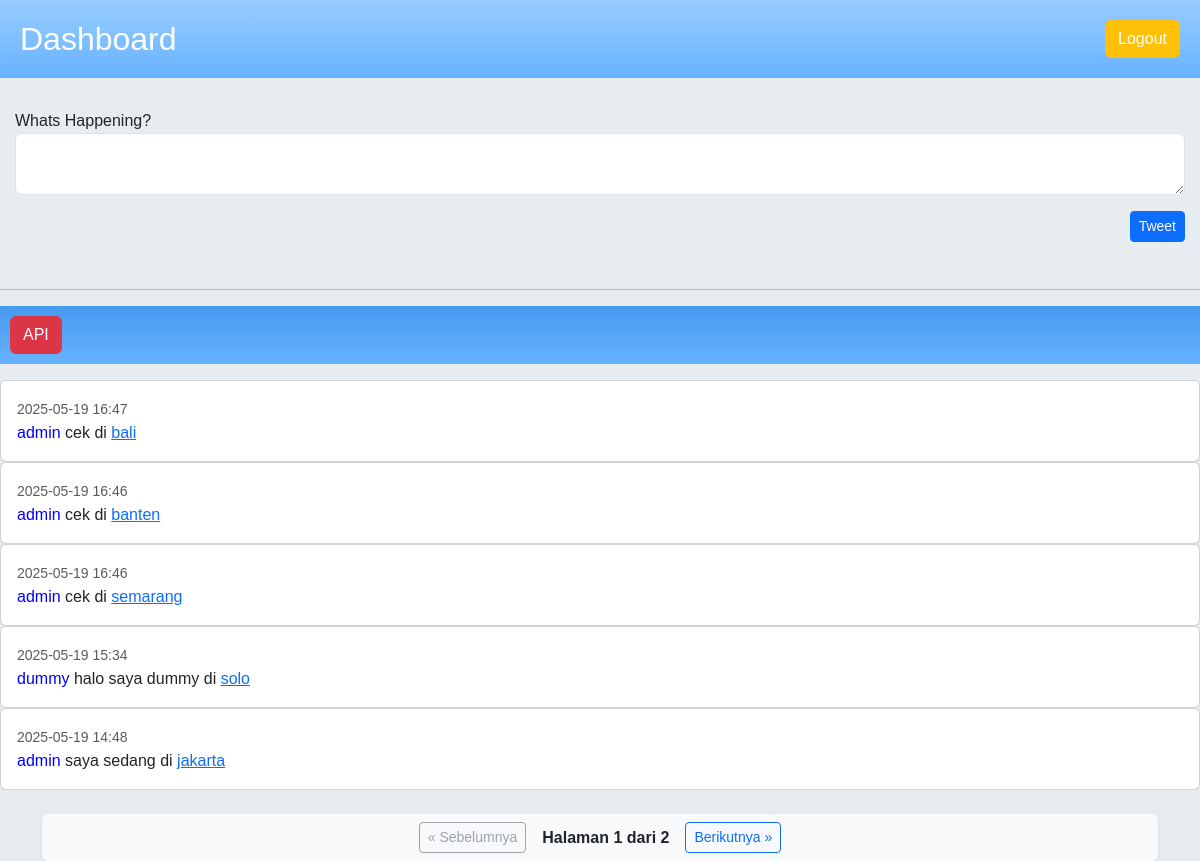
Before: /dashboard (signed in) with the older database file.
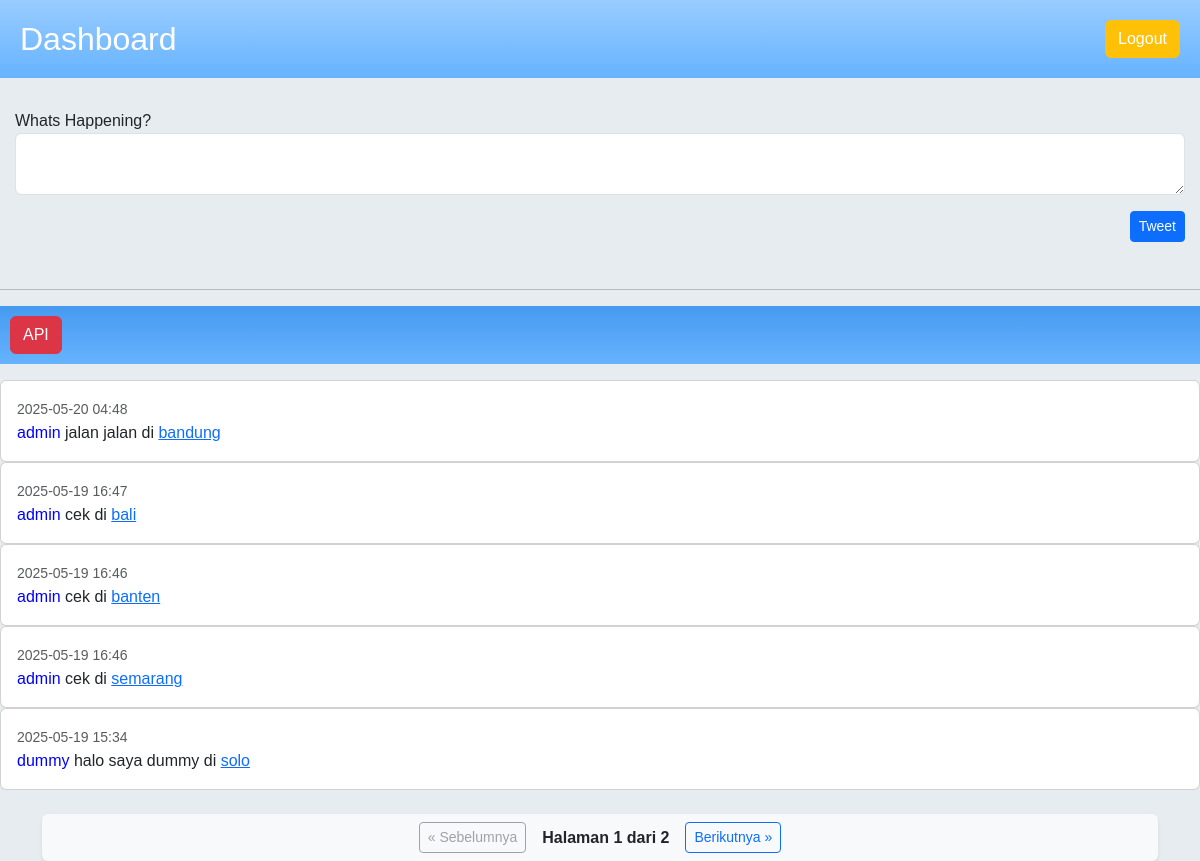
After: the same page with the newer database file.
### dashboard/models.py (models this page shows, shortened)
class Post(models.Model):
    user = models.ForeignKey(User, on_delete=models.CASCADE)
    message = models.CharField(max_length=140)
    location = models.CharField(max_length=255)
    latitude = models.FloatField(null=True, blank=True)
    longitude = models.FloatField(null=True, blank=True)
    created_at = models.DateTimeField(auto_now_add=True)

### dashboard/views.py (the view)
# urls.py: path('', views.dashboard_view, name='dashboard'),
@login_required
def dashboard_view(request):
    posts = Post.objects.all().order_by('-created_at')
    paginator = Paginator(posts, 5)
    page = request.GET.get('page')
    posts = paginator.get_page(page)
    if request.method == 'POST':
        form = PostForm(request.POST)
        if form.is_valid():
            post = form.save(commit=False)
            post.user = request.user
            post.save()
            return redirect('dashboard:dashboard')
    else:
        form = PostForm()
    return render(request, 'dashboard_app/dashboard.html', {'posts': posts, 'form': form})

### dashboard/forms.py
class PostForm(forms.ModelForm):
    class Meta:
        model = Post
        fields = ['message', 'latitude', 'longitude']
        labels = {
            'message': 'Whats Happening?',
        }
        widgets = {
            'message': forms.Textarea(attrs={'rows': 2,'class':'form-control'}),
            'latitude': forms.HiddenInput(attrs={'id': 'id_latitude'}),
            'longitude': forms.HiddenInput(attrs={'id': 'id_longitude'}),
        }

### dashboard/templatetags/post_tags.py (called while the page is built)
@register.filter
def linkify_location(message, post_id):
    match = re.search(r'\bdi\s+([A-Za-z\s]+)', message)
    if match:
        location = match.group(1).strip()
        link = f'<a href="/peta/{post_id}/">{location}</a>'
        new_message = message.replace(location, link)
        return mark_safe(new_message)
    return message

### templates/dashboard_app/dashboard.html (shortened to what this page needs)
{% load post_tags %}
{% load static %}
<!DOCTYPE html>
<html>
<head>
  <link rel="stylesheet" href="{% static 'bootstrap/css/bootstrap.min.css' %}">
</head>
<body>
{% block content %}
<div class="twitter-header d-flex justify-content-between align-items-center mb-3">
  <h2 class="mb-0"><a href="dashboard">Dashboard</a></h2>
  <a href="/logout/" class="btn btn-warning">Logout</a>
</div>
<div class="post mb-3">
  <form method="post">
    {{ form.as_p }}
      <div class="text-end">
        <button type="submit" class="btn btn-primary btn-sm mb-3">Tweet</button>
      </div>
  </form>
</div>
<hr>
<div class="twitter-menu d-flex justify-content-between mb-3"><a href="/api/" class="btn btn-danger">API</a></div>
{% for post in posts %}
  <div class="card">
    <div class="card-body">
      <small class="text-muted">{{ post.created_at|date:"Y-m-d H:i" }}</small>
      <p class="card-text"> <span style="color: blue;">{{ post.user.username }} </span> {{ post.message|linkify_location:post.id }}</p>
    </div>
  </div>
{% empty %}
  <p>Tidak ada postingan.</p>
{% endfor %}
<div class="container mt-4">
  <div class="d-flex justify-content-center align-items-center flex-wrap gap-3 py-2 px-3 bg-light rounded shadow-sm">
    {% if posts.has_previous %}
      <a href="?page={{ posts.previous_page_number }}" class="btn btn-outline-primary btn-sm">
        &laquo; Sebelumnya
      </a>
    {% else %}
      <button class="btn btn-outline-secondary btn-sm" disabled>&laquo; Sebelumnya</button>
    {% endif %}
    <span class="fw-semibold text-dark">
      Halaman <strong>{{ posts.number }}</strong> dari <strong>{{ posts.paginator.num_pages }}</strong>
    </span>
    {% if posts.has_next %}
      <a href="?page={{ posts.next_page_number }}" class="btn btn-outline-primary btn-sm">
        Berikutnya &raquo;
      </a>
    {% else %}
      <button class="btn btn-outline-secondary btn-sm" disabled>Berikutnya &raquo;</button>
    {% endif %}
  </div>
</div>
{% endblock %}
</body>
</html>

### templates/dashboard_app/dashboard.html (style rules this page uses)
body { background-color: #e6ecf0; font-family: Arial, sans-serif; }
.twitter-header { background: linear-gradient(to bottom, #99ccff 0%, #66b3ff 100%); padding: 20px; color: white; }
.twitter-menu { background: linear-gradient(to bottom, #469aef 0%, #66b3ff 100%); padding: 10px; color: white; }
.twitter-header a { color: white; text-decoration: none; }
.post { padding:15px; }

Changed rows visible on the page:
no longer on this page (row unchanged): Post: created_at "2025-05-19 14:48", user.username "admin", message|linkify_location "saya sedang di jakarta"
added Post: created_at "2025-05-20 04:48", user.username "admin", message|linkify_location "jalan jalan di bandung"
